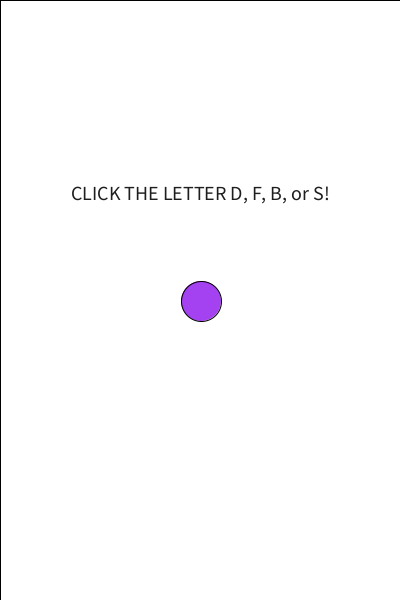
Frame 1 (no input)
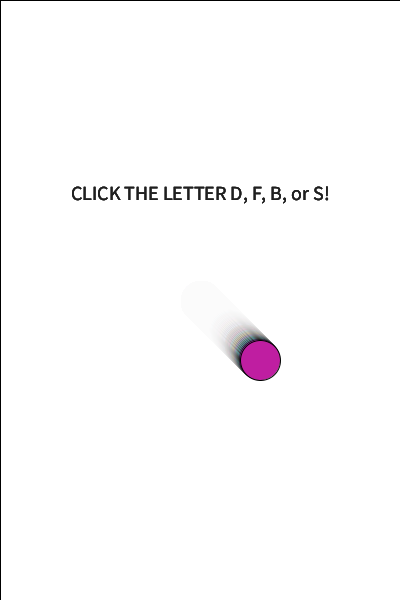
Frame 60 (the mouse pressed at the canvas centre just before this capture)
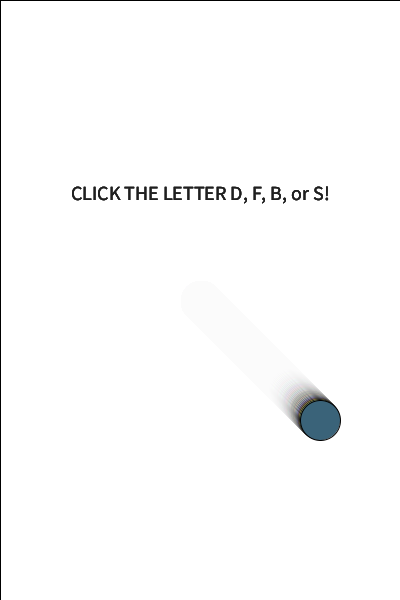
Frame 120 (the mouse held since frame 60 and released just before this capture)

The Processing sketch that drew these frames (run headless with seeded random() and noise(); from frame 60 on, the mouse is pressed at the canvas centre):

// Processing sketch: processing_62325
// ── processing_62325.pde

float radius;
float ballX;
float ballY;
float xSpeed;
float ySpeed;

void setup()
{
  size(400, 600);
  background(255, 255, 255);
  smooth();
  frameRate(60);
  radius = 20;
  ballX = width/2;
  ballY = height/2;
  xSpeed = 1;
  ySpeed = 1;
}

void draw()
{
  fill (0, 0, 0);
  textSize(20);
  textAlign(CENTER);
  text ("CLICK THE LETTER D, F, B, or S!", width/2, height/3);
  // Dubstep Stuff
  if (key == 'd')
  {
    text( "CLICK SPACE TO CLEAR", width/2, height/3.5);
    fill( 255, 255, 255);
    fill( random(255), random(255), random (255));
    textSize( 48);
    textAlign (CENTER);
    text( "|} µ B § † Σ ¶", mouseX, mouseY );
  }

  fill (255, 255, 255, 30);
  rect ( 0, 0, width, height );


  // Is ball at the bottom?
  if (ballY >= height-radius )
  {
    ballY = height-radius;
    ySpeed = ySpeed * (-1) ;
  }

  // Is ball at the top?
  if (ballY <= radius )
  {
    ballY = radius;
    ySpeed = ySpeed * (-1) ;
  }

  // Is ball at the right edge?
  if (ballX >= width-radius )
  {
    ballX = width-radius;
    xSpeed = xSpeed * (-1) ;
  }

  // Is ball at the left edge?
  if (ballX <= radius )
  {
    ballX = radius;
    xSpeed = xSpeed * (-1) ;
  }
  if (key == 'f')
  {
    fill( random(255), random (255), random(255));
    ellipse(ballX*2, ballY*2, radius*2, radius*2);
  }
  if ( key == 's')
  {
    fill(random(255), random(255), random(255), 20);
    ellipse(ballX/2, ballY/2, radius*2, radius*2);
  }
  if (key == 'b')
  {
    fill(255, 255, 255, 20);
    ellipse(ballX/2, ballY/2, radius*2, radius*2);
    fill( 0, 0, 0, 100);
    ellipse(ballX*2, ballY*2, radius*2, radius*2);
  }

  ballX = ballX + xSpeed;
  ballY = ballY + ySpeed;
  fill( random(255), random(255), random(255));
  ellipse( ballX, ballY, radius*2, radius*2 );
  println("x=" + ballX + " y=" + ballY);
}

void mouseDragged()
{
  ballX = mouseX;
  xSpeed = mouseX - pmouseX ;

  ballY = mouseY;
  ySpeed = mouseY - pmouseY ;
}
